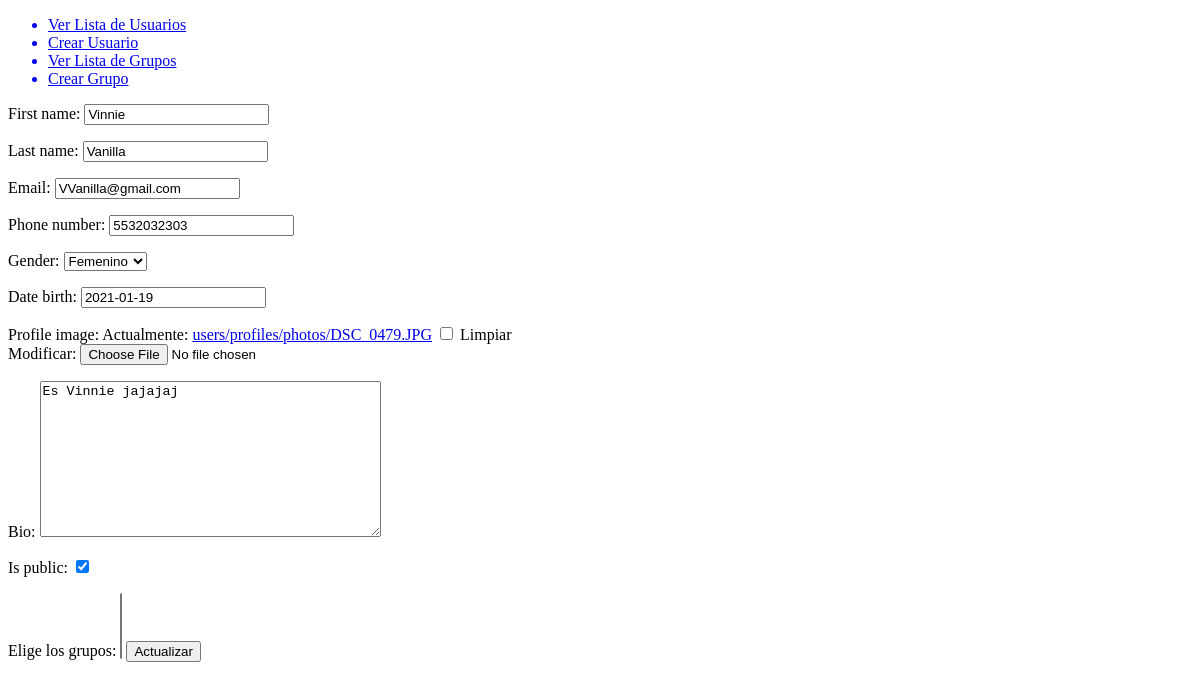
/main/update/1/, run on an earlier commit of the app's database.
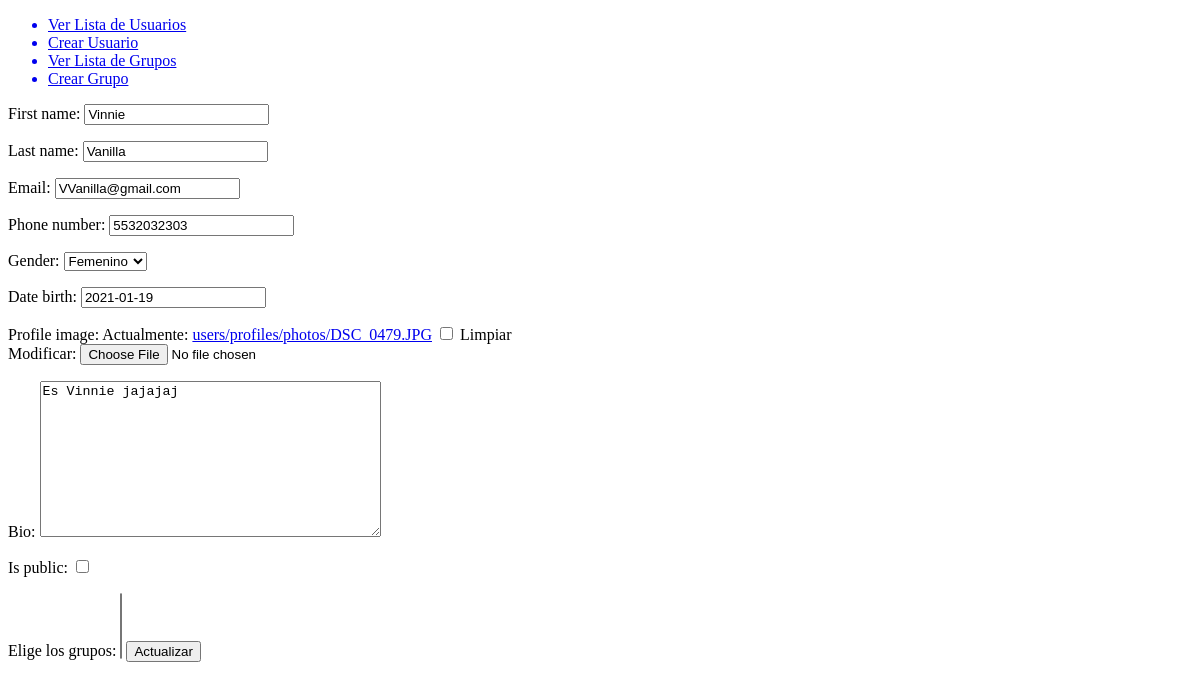
And on a later commit of the database.
### main/models.py (models this page shows, shortened)
class Profile(models.Model):
    user = models.OneToOneField(UserModel, on_delete=models.CASCADE)
    profile_image = models.ImageField(upload_to='users/profiles/photos', blank=True, null=True)
    bio = models.TextField(blank=True, null=True)
    is_public = models.BooleanField(default=True)
    created = models.DateTimeField(auto_now_add=True)
    updated = models.DateTimeField(auto_now=True)

### main/views.py (the view, shortened to what this page needs)
# urls.py: path('update/<int:id>/', UpdateUserView.as_view(), name='update'),
class UpdateUserView(views.View):
    template_name = 'main/form.html'
    action = 'update'
    def get(self, request, id):
        user = UserModel.objects.get(id=id)
        user_form = UserForm(instance=user)
        profile_form = ProfileForm(instance=user.profile)
        user_groups = Group.objects.filter(users__pk=user.id)
        not_user_groups = Group.objects.all().exclude(users__pk=user.id)
        context = {
            'user': user,
            'user_form': user_form,
            'profile_form': profile_form,
            'action': self.action,
            'user_groups': user_groups,
            'not_user_groups': not_user_groups
        }
        return render(request, self.template_name, context)

### main/forms.py
class UserForm(forms.ModelForm):
    class Meta:
        model = UserModel
        fields = '__all__'

class ProfileForm(forms.ModelForm):
    class Meta:
        model = Profile
        exclude = ['user']

### main/templates/main/form.html (shortened to what this page needs)
{% extends 'base.html' %}
{% block content %}
    <form action="
        {% if action == 'update' %}
            {% url 'user:update' user.id %}
        {% else %}
            {% url 'user:create' %}
        {% endif %}"
    method="POST" enctype="multipart/form-data">
        {{user_form.as_p}}
        {{profile_form.as_p}}
        <label for="groups">Elige los grupos: </label>
        <select name="groups" id="groups" multiple>
        </select>
        <input type="submit" value="{% if action == 'create' %}Guardar{% else %}Actualizar{% endif %}">
    </form>
{% endblock content %}

What changed in the data, as far as the page shows it:
changed Profile "Es Vinnie jajajaj": is_public "☑" → "☐"
